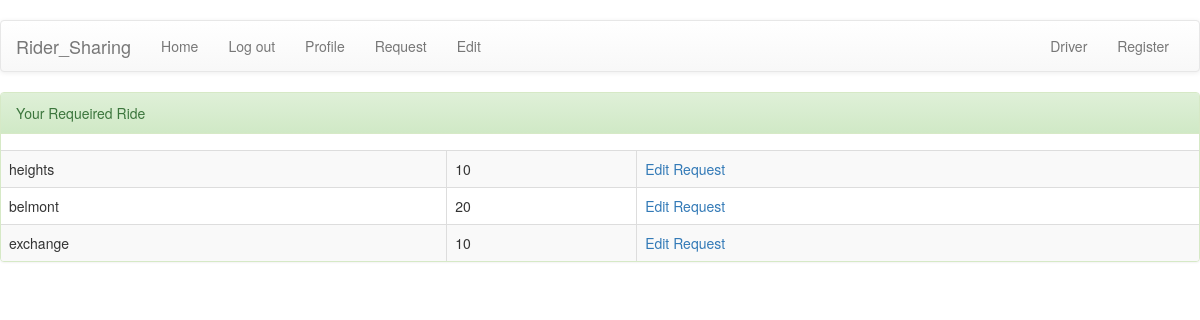
/accounts/passenger/ (signed in), run on the app's committed database.
### accounts/models.py (models this page shows, shortened)
class Ride(models.Model):
    user = models.ForeignKey(User, on_delete=models.CASCADE)
    destination = models.CharField(max_length=100, default='')
    arrival_time = models.CharField(max_length=100, default='20')
    number_passenger = models.IntegerField(default='1')
    vehicle_type = models.CharField(max_length=100, default='')
    isPicked = models.BooleanField(default=False)
    isFinished = models.BooleanField(default=False)
    driver_id = models.IntegerField(default='0')

### accounts/views.py (the view)
# urls.py: path('passenger/', views.passenger_home),
def passenger_home(request):
    user_request_list = Ride.objects.filter(user=request.user)
    return render(request, 'accounts/passenger.html', {'user_request_list': user_request_list})

### accounts/templates/accounts/passenger.html (shortened to what this page needs)
{%extends 'base.html'%}
  {% block passenger_driver %}
  <li><a href="/accounts/passenger/request">Request</a></li>
  <li><a href="/accounts/passenger/request">Edit</a></li>
  {% endblock %}
  {% block body %}
    <div class="panel panel-success">
        <div class="panel-heading">Your Requeired Ride</div>
        <table class="table table-bordered table-hover table-striped">
            <thead>
            <tr>
                <th></th>
            </tr>
            </thead>
            <tbody id = "add-body">
            {% for ride in user_request_list %}
                <tr id="ride_{{ ride.id }}">
                    <td>{{ ride.destination }}</td>
                    <td>{{ ride.arrival_time }}</td>
                    <td><a href="../passenger/request/edit/{{ ride.id }}/">Edit Request</a></td>
                </tr>
            {% endfor %}
            </tbody>
        </table>
    </div>
  {% endblock %}

### data on the page
Ride: destination "heights", arrival_time "10"
Ride: destination "belmont", arrival_time "20"
Ride: destination "exchange", arrival_time "10"
